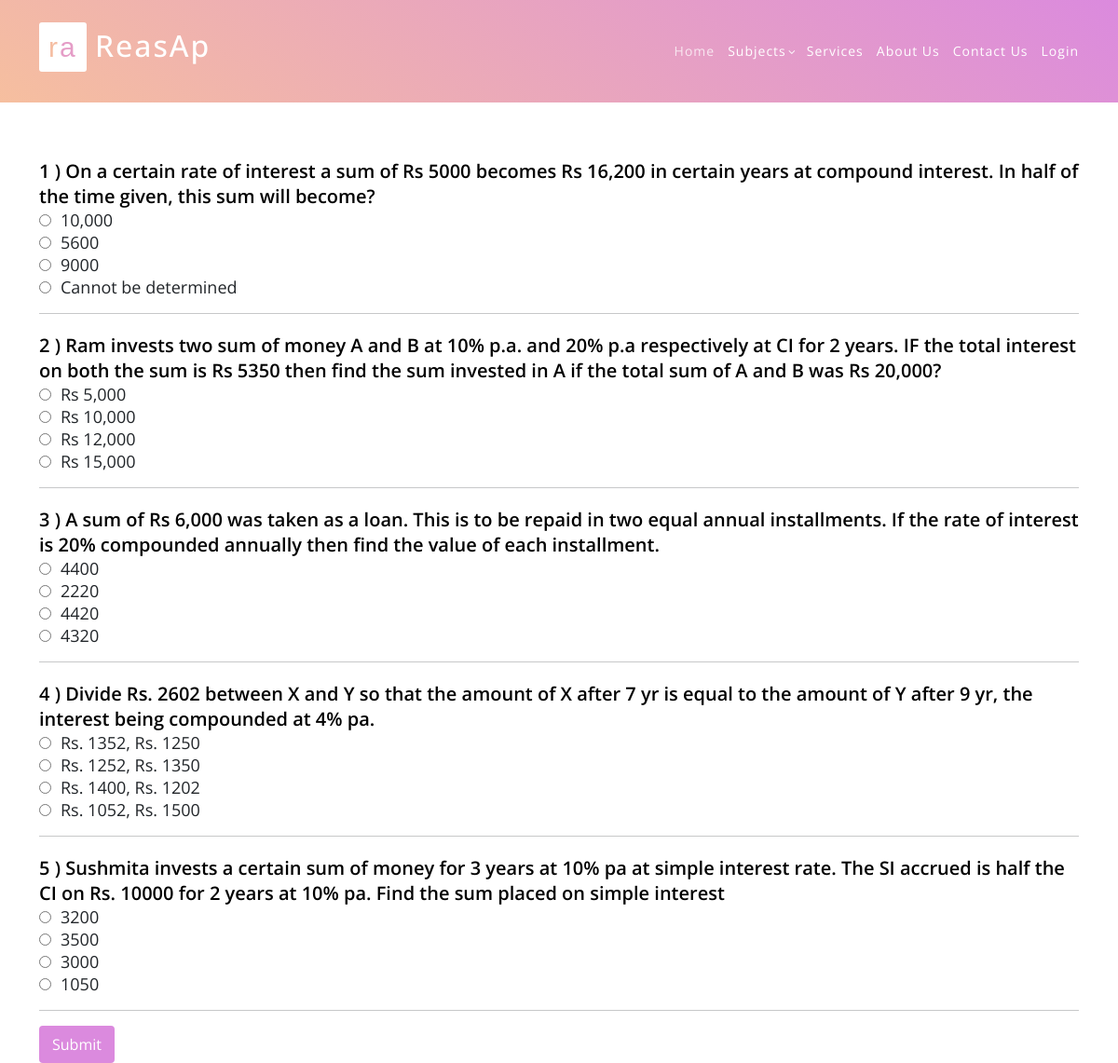
Screenshot of /SI&CI/ with the database file from the repository.
### aptitude/models.py (models this page shows)
class SICI(models.Model):
    Question = models.CharField(max_length=500,default="true")
    Option1 = models.CharField(max_length=100,default="true")
    Option2 = models.CharField(max_length=100,default="true")
    Option3 = models.CharField(max_length=100,default="true")
    Option4 = models.CharField(max_length=100,default="true")
    Corrans = models.CharField(max_length=100,default="true")

### aptitude/views.py (the view)
# urls.py: path('SI&CI/',sc, name="SICIpage"),
def sc(request):
    data = SICI.objects.all()
    return render(request,"SI&CI.html",{"data":data})

### aptitude/templates/SI&CI.html (shortened to what this page needs)
<html>
<head>
    <link rel="stylesheet" href="https://maxcdn.bootstrapcdn.com/bootstrap/4.5.0/css/bootstrap.min.css">
    {% include "header.html" %}
</head>
<body>
<div class="container">
    <div class='sec'>
        {% for i in  data %}
        <table class="ques_text">
            <tr>
                <td class="text">{{i.id}} ) {{i.Question}} </td>
            </tr>
            <tr>
                <td class="op"><input type = "radio" class="rb" name = {{i.id}} id="Option1" value="{{i.Option1}}">{{i.Option1}}</td>
            </tr>
            <tr>
                <td class="op"><input type = "radio" class="rb" name = {{i.id}} id="Option2" value="{{i.Option2}}">{{i.Option2}}</td>
            </tr>
            <tr>
                <td class="op"><input type = "radio" class="rb" name = {{i.id}} id="Option3" value="{{i.Option3}}">{{i.Option3}}</td>
            </tr>
            <tr>
                <td class="op"><input type = "radio" class="rb" name = {{i.id}} id="Option4" value="{{i.Option4}}">{{i.Option4}}</td>
            </tr>
        </table>
        <hr>
        {% endfor %}
        <input type="submit" class="btn btn-success" value="Submit" id="b1" onclick="getanswers()">
        <br>
    </div>
</div>
</body>
</html>

### static/assets/css/templatemo-eduwell-style.css (style rules this page uses)
html, body, div, span, applet, object, iframe, h1, h2, h3, h4, h5, h6, p, blockquote, div pre, a, abbr, acronym, address, big, cite, code, del, dfn, em, font, img, ins, kbd, q, s, samp, small, strike, strong, sub, sup, tt, var, b, u, i, center, dl, dt, dd, ol, ul, li, figure, header, nav, section, article, aside, footer, figcaption { margin: 0; padding: 0; border: 0; outline: 0; }
* { box-sizing: border-box; }
html, body { font-family: 'Open Sans', sans-serif; font-weight: 400; background-color: #fff; font-size: 16px; -ms-text-size-adjust: 100%; -webkit-font-smoothing: antialiased; -moz-osx-font-smoothing: grayscale; }
html, body { background: #fff; font-family: 'Open Sans', sans-serif; }
body { overflow-x: hidden; }

### static/assets/css/reasoning.css (style rules this page uses)
* { margin:0px; padding:0px; }

### aptitude/templates/SI&CI.html (style rules this page uses)
table.ques_text { position: relative; margin-top: 20px; }
.text { color: black!important; font-weight:600; font-size:20px; }
.op { font-size:18px; }
#Option1 { margin-right: 10px; }
#Option2 { margin-right: 10px; }
#Option3 { margin-right: 10px; }
#Option4 { margin-right: 10px; }
.btn-success { color:white; background-color: #db8ade; border-color: #db8ade; }
input#b1 { color: white; background-color: #db8ade; border: 2px solid #db8ade; box-shadow:#db8ade; }
.sec { padding-top: 150px; }

### rows the page displays
SICI: id "1", Question "On a certain rate of interest a sum of Rs 5000 becomes Rs 16,200 in certain years at compound interest. In half of the time given, this sum will become?", Option1 "10,000", Option2 "5600", Option3 "9000", Option4 "Cannot be determined"
SICI: id "2", Question "Ram invests two sum of money A and B at 10% p.a. and 20% p.a respectively at CI for 2 years. IF the total interest on both the sum is Rs 5350 then find the sum invested in A if the total sum of A and B was Rs 20,000?", Option1 "Rs 5,000", Option2 "Rs 10,000", Option3 "Rs 12,000", Option4 "Rs 15,000"
SICI: id "3", Question "A sum of Rs 6,000 was taken as a loan. This is to be repaid in two equal annual installments. If the rate of interest is 20% compounded annually then find the value of each installment.", Option1 "4400", Option2 "2220", Option3 "4420", Option4 "4320"
SICI: id "4", Question "Divide Rs. 2602 between X and Y so that the amount of X after 7 yr is equal to the amount of Y after 9 yr, the interest being compounded at 4% pa.", Option1 "Rs. 1352, Rs. 1250", Option2 "Rs. 1252, Rs. 1350", Option3 "Rs. 1400, Rs. 1202", Option4 "Rs. 1052, Rs. 1500"
SICI: id "5", Question "Sushmita invests a certain sum of money for 3 years at 10% pa at simple interest rate. The SI accrued is half the CI on Rs. 10000 for 2 years at 10% pa. Find the sum placed on simple interest", Option1 "3200", Option2 "3500", Option3 "3000", Option4 "1050"
